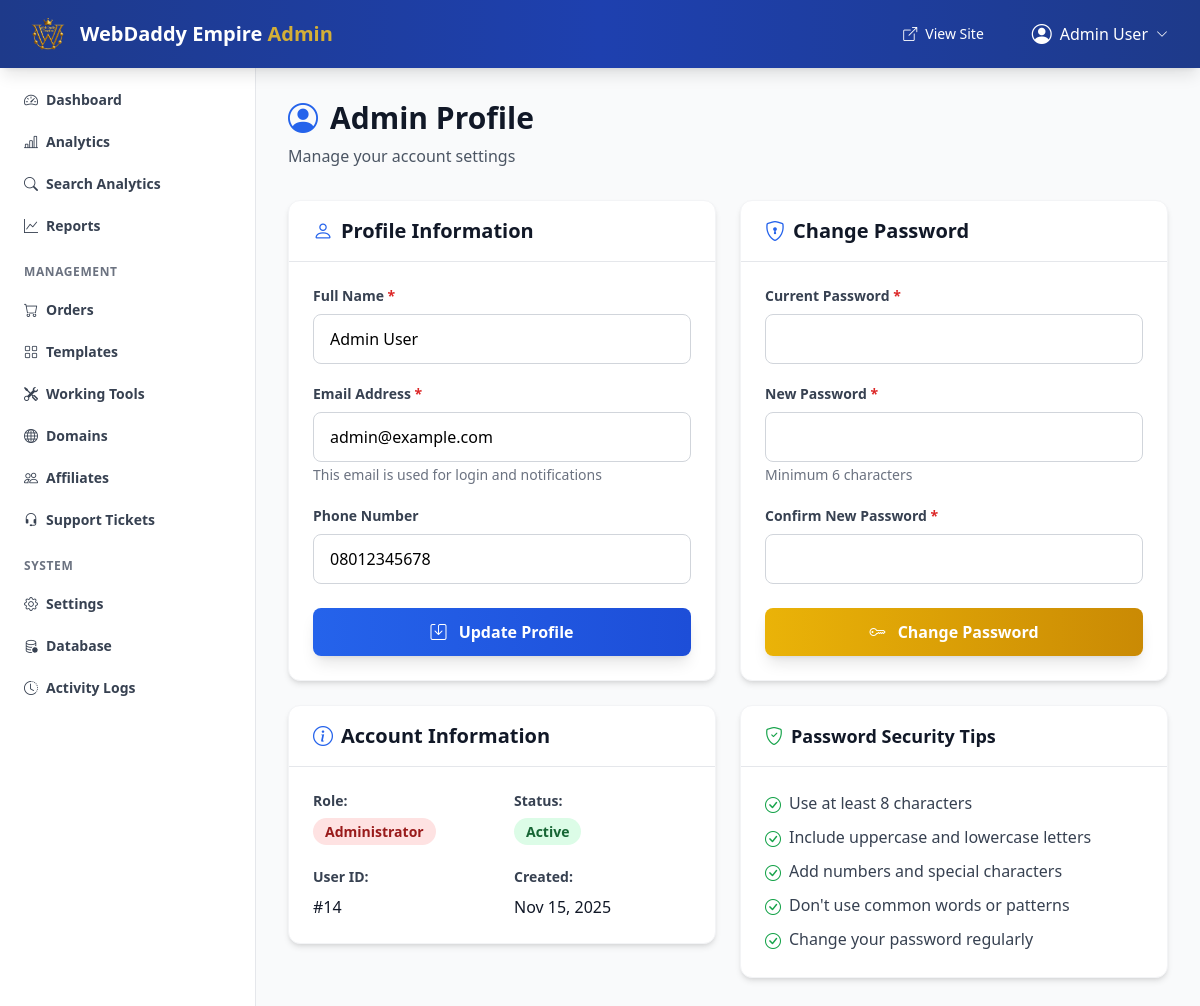
The app's page /admin/profile.php (signed in) with its own data.
### tables this page shows
CREATE TABLE users (
    id INTEGER PRIMARY KEY AUTOINCREMENT,
    name TEXT NOT NULL,
    email TEXT NOT NULL UNIQUE,
    phone TEXT,
    password_hash TEXT NOT NULL,
    role TEXT NOT NULL CHECK(role IN ('admin', 'affiliate')),
    bank_details TEXT,
    status TEXT DEFAULT 'active' CHECK(status IN ('active', 'inactive', 'suspended')),
    created_at TEXT DEFAULT CURRENT_TIMESTAMP,
    updated_at TEXT DEFAULT CURRENT_TIMESTAMP
);

### admin/profile.php (the view, shortened to what this page needs)
<?php
$db = getDb();
$adminId = getAdminId();
$stmt = $db->prepare("SELECT * FROM users WHERE id = ?");
$stmt->execute([$adminId]);
$admin = $stmt->fetch(PDO::FETCH_ASSOC);
require_once __DIR__ . '/includes/header.php';
?>
<div class="mb-8">
    <h1 class="text-3xl font-bold text-gray-900 flex items-center gap-3">
        <i class="bi bi-person-circle text-primary-600"></i> Admin Profile
    </h1>
    <p class="text-gray-600 mt-2">Manage your account settings</p>
</div>
<div class="grid grid-cols-1 md:grid-cols-2 gap-6">
    <div class="space-y-6">
        <div class="bg-white rounded-xl shadow-md border border-gray-100">
            <div class="px-6 py-4 border-b border-gray-200">
                <h5 class="text-xl font-bold text-gray-900 flex items-center gap-2">
                    <i class="bi bi-person text-primary-600"></i> Profile Information
                </h5>
            </div>
            <div class="p-6">
                <form method="POST" action="">
                    <div class="mb-5">
                        <label class="block text-sm font-semibold text-gray-700 mb-2">Full Name <span class="text-red-600">*</span></label>
                        <input
                            type="text"
                            name="name"
                            class="w-full px-4 py-3 border border-gray-300 rounded-lg focus:ring-2 focus:ring-primary-500 focus:border-transparent transition-all"
                            value="<?php echo htmlspecialchars($admin['name']); ?>"
                            required
                        >
                    </div>
                    <div class="mb-5">
                        <label class="block text-sm font-semibold text-gray-700 mb-2">Email Address <span class="text-red-600">*</span></label>
                        <input
                            type="email"
                            name="email"
                            class="w-full px-4 py-3 border border-gray-300 rounded-lg focus:ring-2 focus:ring-primary-500 focus:border-transparent transition-all"
                            value="<?php echo htmlspecialchars($admin['email']); ?>"
                            required
                        >
                        <small class="text-gray-500 text-sm">This email is used for login and notifications</small>
                    </div>
                    <div class="mb-6">
                        <label class="block text-sm font-semibold text-gray-700 mb-2">Phone Number</label>
                        <input
                            type="tel"
                            name="phone"
                            class="w-full px-4 py-3 border border-gray-300 rounded-lg focus:ring-2 focus:ring-primary-500 focus:border-transparent transition-all"
                            value="<?php echo htmlspecialchars($admin['phone']); ?>"
                        >
                    </div>
                    <button type="submit" class="w-full px-6 py-3 bg-gradient-to-r from-primary-600 to-primary-700 hover:from-primary-700 hover:to-primary-800 text-white font-bold rounded-lg transition-all transform hover:scale-[1.02] shadow-lg">
                        <i class="bi bi-save mr-2"></i> Update Profile
                    </button>
                </form>
            </div>
        </div>
        <div class="bg-white rounded-xl shadow-md border border-gray-100">
            <div class="px-6 py-4 border-b border-gray-200">
                <h5 class="text-xl font-bold text-gray-900 flex items-center gap-2">
                    <i class="bi bi-info-circle text-primary-600"></i> Account Information
                </h5>
            </div>
            <div class="p-6">
                <div class="grid grid-cols-2 gap-6">
                    <div>
                        <p class="text-sm font-semibold text-gray-700 mb-2">Role:</p>
                        <p><span class="px-3 py-1 bg-red-100 text-red-800 rounded-full text-sm font-semibold">Administrator</span></p>
                    </div>
                    <div>
                        <p class="text-sm font-semibold text-gray-700 mb-2">Status:</p>
                        <p><span class="px-3 py-1 bg-green-100 text-green-800 rounded-full text-sm font-semibold">Active</span></p>
                    </div>
                    <div>
                        <p class="text-sm font-semibold text-gray-700 mb-2">User ID:</p>
                        <p class="text-gray-900">#<?php echo $admin['id']; ?></p>
                    </div>
                    <div>
                        <p class="text-sm font-semibold text-gray-700 mb-2">Created:</p>
                        <p class="text-gray-900"><?php echo date('M d, Y', strtotime($admin['created_at'])); ?></p>
                    </div>
                </div>
            </div>
        </div>
    </div>
    <div class="space-y-6">
        <div class="bg-white rounded-xl shadow-md border border-gray-100">
            <div class="px-6 py-4 border-b border-gray-200">
                <h5 class="text-xl font-bold text-gray-900 flex items-center gap-2">
                    <i class="bi bi-shield-lock text-primary-600"></i> Change Password
                </h5>
            </div>
            <div class="p-6">
                <form method="POST" action="">
                    <div class="mb-5">
                        <label class="block text-sm font-semibold text-gray-700 mb-2">Current Password <span class="text-red-600">*</span></label>
                        <input
                            type="password"
                            name="current_password"
                            class="w-full px-4 py-3 border border-gray-300 rounded-lg focus:ring-2 focus:ring-primary-500 focus:border-transparent transition-all"
                            required
                        >
                    </div>
                    <div class="mb-5">
                        <label class="block text-sm font-semibold text-gray-700 mb-2">New Password <span class="text-red-600">*</span></label>
                        <input
                            type="password"
                            name="new_password"
                            class="w-full px-4 py-3 border border-gray-300 rounded-lg focus:ring-2 focus:ring-primary-500 focus:border-transparent transition-all"
                            minlength="6"
                            required
                        >
                        <small class="text-gray-500 text-sm">Minimum 6 characters</small>
                    </div>
                    <div class="mb-6">
                        <label class="block text-sm font-semibold text-gray-700 mb-2">Confirm New Password <span class="text-red-600">*</span></label>
                        <input
                            type="password"
                            name="confirm_password"
                            class="w-full px-4 py-3 border border-gray-300 rounded-lg focus:ring-2 focus:ring-primary-500 focus:border-transparent transition-all"
                            minlength="6"
                            required
                        >
                    </div>
                    <button type="submit" class="w-full px-6 py-3 bg-gradient-to-r from-yellow-500 to-yellow-600 hover:from-yellow-600 hover:to-yellow-700 text-white font-bold rounded-lg transition-all transform hover:scale-[1.02] shadow-lg">
                        <i class="bi bi-key mr-2"></i> Change Password
                    </button>
                </form>
            </div>
        </div>
        <div class="bg-white rounded-xl shadow-md border border-gray-100">
            <div class="px-6 py-4 border-b border-gray-200">
                <h6 class="text-lg font-bold text-gray-900 flex items-center gap-2">
                    <i class="bi bi-shield-check text-green-600"></i> Password Security Tips
                </h6>
            </div>
            <div class="p-6">
                <ul class="space-y-2 text-gray-700">
                    <li class="flex items-start gap-2">
                        <i class="bi bi-check-circle text-green-600 mt-0.5"></i>
                        <span>Use at least 8 characters</span>
                    </li>
                    <li class="flex items-start gap-2">
                        <i class="bi bi-check-circle text-green-600 mt-0.5"></i>
                        <span>Include uppercase and lowercase letters</span>
                    </li>
                    <li class="flex items-start gap-2">
                        <i class="bi bi-check-circle text-green-600 mt-0.5"></i>
                        <span>Add numbers and special characters</span>
                    </li>
                    <li class="flex items-start gap-2">
                        <i class="bi bi-check-circle text-green-600 mt-0.5"></i>
                        <span>Don't use common words or patterns</span>
                    </li>
                    <li class="flex items-start gap-2">
                        <i class="bi bi-check-circle text-green-600 mt-0.5"></i>
                        <span>Change your password regularly</span>
                    </li>
                </ul>
            </div>
        </div>
    </div>
</div>
<?php require_once __DIR__ . '/includes/footer.php'; ?>

### records on screen
users: name "Admin User", email "admin@example.com", phone "08012345678", id "14", created_at "Nov 15, 2025"

### other values on screen
SITE_NAME "WebDaddy Empire"
getAdminName() "Admin User"
